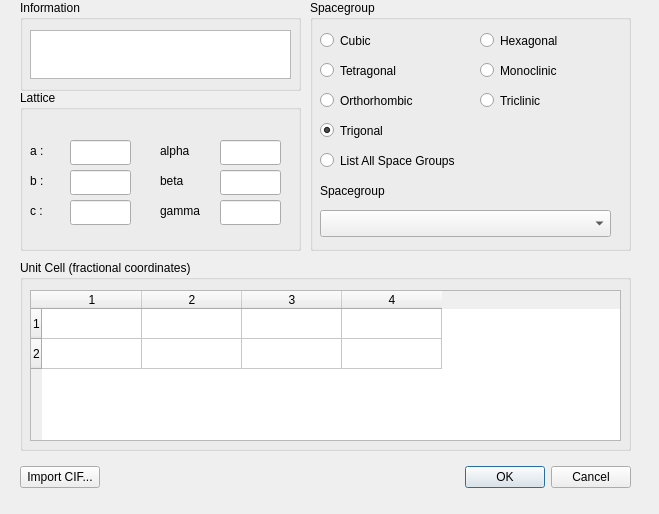
<ui version="4.0" >
 <author></author>
 <comment></comment>
 <exportmacro></exportmacro>
 <class>CrystalDialog</class>
 <widget class="QDialog" name="CrystalDialog" >
  <property name="geometry" >
   <rect>
    <x>0</x>
    <y>0</y>
    <width>659</width>
    <height>514</height>
   </rect>
  </property>
  <property name="windowTitle" >
   <string>Set Lattice</string>
  </property>
  <widget class="QWidget" name="layoutWidget" >
   <property name="geometry" >
    <rect>
     <x>20</x>
     <y>460</y>
     <width>611</width>
     <height>34</height>
    </rect>
   </property>
   <layout class="QHBoxLayout" >
    <property name="margin" >
     <number>0</number>
    </property>
    <property name="spacing" >
     <number>6</number>
    </property>
    <item>
     <widget class="QPushButton" name="importCifButton" >
      <property name="text" >
       <string>Import CIF...</string>
      </property>
      <property name="autoDefault" >
       <bool>false</bool>
      </property>
     </widget>
    </item>
    <item>
     <spacer>
      <property name="orientation" >
       <enum>Qt::Horizontal</enum>
      </property>
      <property name="sizeHint" >
       <size>
        <width>131</width>
        <height>31</height>
       </size>
      </property>
     </spacer>
    </item>
    <item>
     <widget class="QPushButton" name="okButton" >
      <property name="text" >
       <string>OK</string>
      </property>
     </widget>
    </item>
    <item>
     <widget class="QPushButton" name="cancelButton" >
      <property name="text" >
       <string>Cancel</string>
      </property>
     </widget>
    </item>
   </layout>
  </widget>
  <widget class="QGroupBox" name="groupBox" >
   <property name="geometry" >
    <rect>
     <x>20</x>
     <y>90</y>
     <width>281</width>
     <height>161</height>
    </rect>
   </property>
   <property name="title" >
    <string>Lattice</string>
   </property>
   <widget class="QLabel" name="label_2" >
    <property name="geometry" >
     <rect>
      <x>10</x>
      <y>50</y>
      <width>31</width>
      <height>21</height>
     </rect>
    </property>
    <property name="text" >
     <string>a :</string>
    </property>
   </widget>
   <widget class="QLabel" name="label_3" >
    <property name="geometry" >
     <rect>
      <x>10</x>
      <y>80</y>
      <width>31</width>
      <height>21</height>
     </rect>
    </property>
    <property name="text" >
     <string>b :</string>
    </property>
   </widget>
   <widget class="QLabel" name="label_4" >
    <property name="geometry" >
     <rect>
      <x>10</x>
      <y>110</y>
      <width>31</width>
      <height>21</height>
     </rect>
    </property>
    <property name="text" >
     <string>c :</string>
    </property>
   </widget>
   <widget class="QLabel" name="label_6" >
    <property name="geometry" >
     <rect>
      <x>140</x>
      <y>80</y>
      <width>41</width>
      <height>21</height>
     </rect>
    </property>
    <property name="text" >
     <string>beta</string>
    </property>
   </widget>
   <widget class="QLabel" name="label_5" >
    <property name="geometry" >
     <rect>
      <x>140</x>
      <y>50</y>
      <width>41</width>
      <height>21</height>
     </rect>
    </property>
    <property name="text" >
     <string>alpha </string>
    </property>
   </widget>
   <widget class="QLineEdit" name="LatticeA" >
    <property name="geometry" >
     <rect>
      <x>50</x>
      <y>50</y>
      <width>61</width>
      <height>25</height>
     </rect>
    </property>
   </widget>
   <widget class="QLineEdit" name="LatticeB" >
    <property name="geometry" >
     <rect>
      <x>50</x>
      <y>80</y>
      <width>61</width>
      <height>25</height>
     </rect>
    </property>
   </widget>
   <widget class="QLineEdit" name="LatticeC" >
    <property name="geometry" >
     <rect>
      <x>50</x>
      <y>110</y>
      <width>61</width>
      <height>25</height>
     </rect>
    </property>
   </widget>
   <widget class="QLineEdit" name="LatticeAlpha" >
    <property name="geometry" >
     <rect>
      <x>200</x>
      <y>50</y>
      <width>61</width>
      <height>25</height>
     </rect>
    </property>
   </widget>
   <widget class="QLineEdit" name="LatticeBeta" >
    <property name="geometry" >
     <rect>
      <x>200</x>
      <y>80</y>
      <width>61</width>
      <height>25</height>
     </rect>
    </property>
   </widget>
   <widget class="QLineEdit" name="LatticeGamma" >
    <property name="geometry" >
     <rect>
      <x>200</x>
      <y>110</y>
      <width>61</width>
      <height>25</height>
     </rect>
    </property>
   </widget>
   <widget class="QLabel" name="label_7" >
    <property name="geometry" >
     <rect>
      <x>140</x>
      <y>110</y>
      <width>51</width>
      <height>21</height>
     </rect>
    </property>
    <property name="text" >
     <string>gamma</string>
    </property>
   </widget>
  </widget>
  <widget class="QGroupBox" name="groupBox_2" >
   <property name="geometry" >
    <rect>
     <x>20</x>
     <y>260</y>
     <width>611</width>
     <height>191</height>
    </rect>
   </property>
   <property name="title" >
    <string>Unit Cell (fractional coordinates)</string>
   </property>
   <widget class="QTableWidget" name="AtomsTable" >
    <property name="geometry" >
     <rect>
      <x>10</x>
      <y>30</y>
      <width>591</width>
      <height>151</height>
     </rect>
    </property>
    <property name="autoFillBackground" >
     <bool>true</bool>
    </property>
    <property name="showGrid" >
     <bool>true</bool>
    </property>
    <property name="gridStyle" >
     <enum>Qt::SolidLine</enum>
    </property>
    <property name="rowCount" >
     <number>2</number>
    </property>
    <property name="columnCount" >
     <number>4</number>
    </property>
    <row/>
    <row/>
    <column/>
    <column/>
    <column/>
    <column/>
   </widget>
  </widget>
  <widget class="QGroupBox" name="groupBox_3" >
   <property name="geometry" >
    <rect>
     <x>310</x>
     <y>0</y>
     <width>321</width>
     <height>251</height>
    </rect>
   </property>
   <property name="title" >
    <string>Spacegroup</string>
   </property>
   <widget class="QRadioButton" name="CubicButton" >
    <property name="geometry" >
     <rect>
      <x>10</x>
      <y>30</y>
      <width>145</width>
      <height>21</height>
     </rect>
    </property>
    <property name="text" >
     <string>Cubic</string>
    </property>
   </widget>
   <widget class="QRadioButton" name="TetragonalButton" >
    <property name="geometry" >
     <rect>
      <x>10</x>
      <y>60</y>
      <width>145</width>
      <height>21</height>
     </rect>
    </property>
    <property name="text" >
     <string>Tetragonal</string>
    </property>
   </widget>
   <widget class="QLabel" name="label_8" >
    <property name="geometry" >
     <rect>
      <x>10</x>
      <y>180</y>
      <width>121</width>
      <height>21</height>
     </rect>
    </property>
    <property name="text" >
     <string>Spacegroup</string>
    </property>
   </widget>
   <widget class="QRadioButton" name="MonoclinicButton" >
    <property name="geometry" >
     <rect>
      <x>170</x>
      <y>60</y>
      <width>145</width>
      <height>21</height>
     </rect>
    </property>
    <property name="text" >
     <string>Monoclinic</string>
    </property>
    <property name="checked" >
     <bool>false</bool>
    </property>
   </widget>
   <widget class="QRadioButton" name="HexagonalButton" >
    <property name="geometry" >
     <rect>
      <x>170</x>
      <y>30</y>
      <width>145</width>
      <height>21</height>
     </rect>
    </property>
    <property name="text" >
     <string>Hexagonal</string>
    </property>
   </widget>
   <widget class="QRadioButton" name="TriclinicButton" >
    <property name="geometry" >
     <rect>
      <x>170</x>
      <y>90</y>
      <width>145</width>
      <height>21</height>
     </rect>
    </property>
    <property name="text" >
     <string>Triclinic</string>
    </property>
    <property name="checked" >
     <bool>false</bool>
    </property>
   </widget>
   <widget class="QRadioButton" name="TrigonalButton" >
    <property name="geometry" >
     <rect>
      <x>10</x>
      <y>120</y>
      <width>145</width>
      <height>21</height>
     </rect>
    </property>
    <property name="text" >
     <string>Trigonal</string>
    </property>
    <property name="checked" >
     <bool>true</bool>
    </property>
   </widget>
   <widget class="QRadioButton" name="AllSpaceGroupsButton" >
    <property name="geometry" >
     <rect>
      <x>10</x>
      <y>150</y>
      <width>291</width>
      <height>21</height>
     </rect>
    </property>
    <property name="text" >
     <string>List All Space Groups</string>
    </property>
   </widget>
   <widget class="QRadioButton" name="OrthorhombicButton" >
    <property name="geometry" >
     <rect>
      <x>10</x>
      <y>90</y>
      <width>145</width>
      <height>21</height>
     </rect>
    </property>
    <property name="text" >
     <string>Orthorhombic</string>
    </property>
   </widget>
   <widget class="QComboBox" name="SpacegroupBox" >
    <property name="geometry" >
     <rect>
      <x>10</x>
      <y>210</y>
      <width>291</width>
      <height>27</height>
     </rect>
    </property>
    <property name="editable" >
     <bool>false</bool>
    </property>
    <property name="currentIndex" >
     <number>-1</number>
    </property>
    <property name="maxVisibleItems" >
     <number>15</number>
    </property>
   </widget>
  </widget>
  <widget class="QGroupBox" name="groupBox_4" >
   <property name="geometry" >
    <rect>
     <x>20</x>
     <y>0</y>
     <width>281</width>
     <height>91</height>
    </rect>
   </property>
   <property name="title" >
    <string>Information</string>
   </property>
   <widget class="QTextEdit" name="DescriptionTextEdit" >
    <property name="geometry" >
     <rect>
      <x>10</x>
      <y>30</y>
      <width>261</width>
      <height>49</height>
     </rect>
    </property>
   </widget>
  </widget>
 </widget>
 <pixmapfunction></pixmapfunction>
 <resources/>
 <connections>
  <connection>
   <sender>okButton</sender>
   <signal>clicked()</signal>
   <receiver>CrystalDialog</receiver>
   <slot>accept()</slot>
   <hints>
    <hint type="sourcelabel" >
     <x>278</x>
     <y>253</y>
    </hint>
    <hint type="destinationlabel" >
     <x>96</x>
     <y>254</y>
    </hint>
   </hints>
  </connection>
  <connection>
   <sender>cancelButton</sender>
   <signal>clicked()</signal>
   <receiver>CrystalDialog</receiver>
   <slot>reject()</slot>
   <hints>
    <hint type="sourcelabel" >
     <x>369</x>
     <y>253</y>
    </hint>
    <hint type="destinationlabel" >
     <x>179</x>
     <y>282</y>
    </hint>
   </hints>
  </connection>
 </connections>
</ui>
